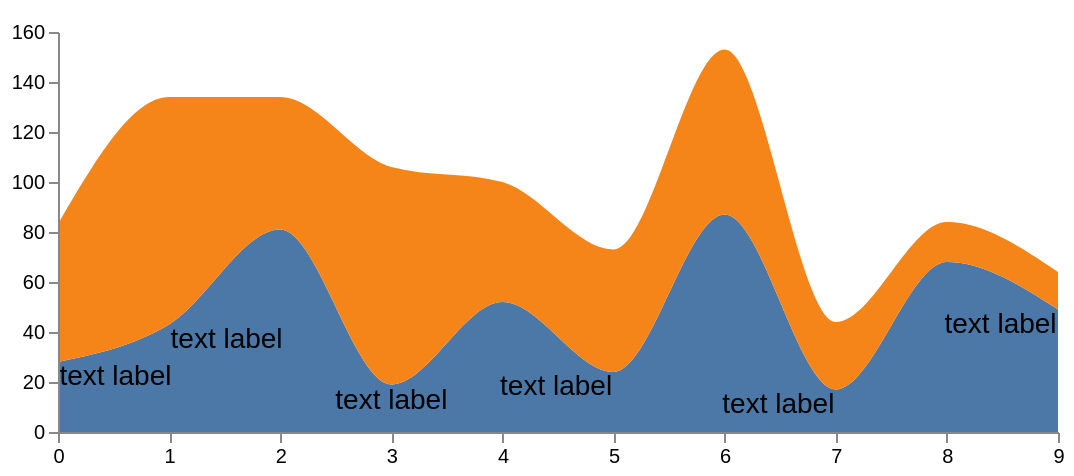

The specification (Vega-Lite) saved for this image:
### Vega specification from a JSON file in a GitHub repository (floating-point values rounded to 4 significant figures)
{"$schema": "https://vega.github.io/schema/vega/v4.json", "width": 500, "height": 200, "padding": 5, "data": [{"name": "table", "values": [{"x": 0, "y": 28, "c": 0}, {"x": 0, "y": 55, "c": 1}, {"x": 1, "y": 43, "c": 0}, {"x": 1, "y": 91, "c": 1}, {"x": 2, "y": 81, "c": 0}, {"x": 2, "y": 53, "c": 1}, {"x": 3, "y": 19, "c": 0}, {"x": 3, "y": 87, "c": 1}, {"x": 4, "y": 52, "c": 0}, {"x": 4, "y": 48, "c": 1}, {"x": 5, "y": 24, "c": 0}, {"x": 5, "y": 49, "c": 1}, {"x": 6, "y": 87, "c": 0}, {"x": 6, "y": 66, "c": 1}, {"x": 7, "y": 17, "c": 0}, {"x": 7, "y": 27, "c": 1}, {"x": 8, "y": 68, "c": 0}, {"x": 8, "y": 16, "c": 1}, {"x": 9, "y": 49, "c": 0}, {"x": 9, "y": 15, "c": 1}], "transform": [{"type": "stack", "groupby": ["x"], "sort": {"field": "c"}, "field": "y"}]}], "scales": [{"name": "x", "type": "point", "range": "width", "domain": {"data": "table", "field": "x"}}, {"name": "y", "type": "linear", "range": "height", "nice": true, "zero": true, "domain": {"data": "table", "field": "y1"}}, {"name": "color", "type": "ordinal", "range": "category", "domain": {"data": "table", "field": "c"}}], "axes": [{"orient": "bottom", "scale": "x", "zindex": 1}, {"orient": "left", "scale": "y", "zindex": 1}], "marks": [{"type": "group", "from": {"facet": {"name": "series", "data": "table", "groupby": "c"}}, "marks": [{"type": "area", "from": {"data": "series"}, "name": "baseArea", "encode": {"enter": {"interpolate": {"value": "monotone"}, "x": {"scale": "x", "field": "x"}, "y": {"scale": "y", "field": "y0"}, "y2": {"scale": "y", "field": "y1"}, "fill": {"scale": "color", "field": "c"}}, "update": {"fillOpacity": {"value": 1}}, "hover": {"fillOpacity": {"value": 0.5}}}}, {"type": "text", "from": {"data": "baseArea"}, "encode": {"enter": {"text": {"value": "text label"}, "fontSize": {"value": 14}}}, "transform": [{"type": "label", "size": [500, 200]}]}]}]}
